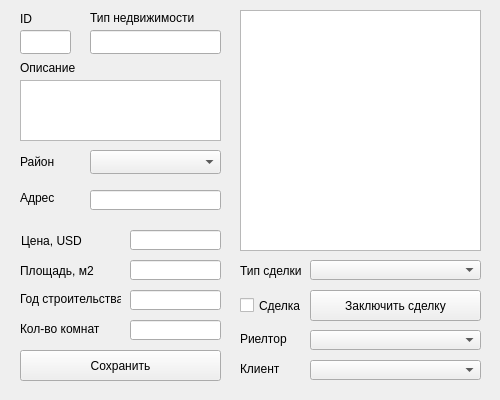
<?xml version="1.0" encoding="UTF-8"?>
<ui version="4.0">
 <class>objectOverview</class>
 <widget class="QWidget" name="objectOverview">
  <property name="geometry">
   <rect>
    <x>0</x>
    <y>0</y>
    <width>500</width>
    <height>400</height>
   </rect>
  </property>
  <property name="windowTitle">
   <string>Form</string>
  </property>
  <widget class="QLabel" name="label">
   <property name="geometry">
    <rect>
     <x>240</x>
     <y>260</y>
     <width>71</width>
     <height>21</height>
    </rect>
   </property>
   <property name="text">
    <string>Тип сделки</string>
   </property>
  </widget>
  <widget class="QComboBox" name="comboBox_deal">
   <property name="geometry">
    <rect>
     <x>310</x>
     <y>260</y>
     <width>171</width>
     <height>20</height>
    </rect>
   </property>
   <property name="placeholderText">
    <string>Выберите</string>
   </property>
  </widget>
  <widget class="QLabel" name="label_2">
   <property name="geometry">
    <rect>
     <x>20</x>
     <y>60</y>
     <width>61</width>
     <height>16</height>
    </rect>
   </property>
   <property name="text">
    <string>Описание</string>
   </property>
  </widget>
  <widget class="QPlainTextEdit" name="plainTextEdit_description">
   <property name="geometry">
    <rect>
     <x>20</x>
     <y>80</y>
     <width>201</width>
     <height>61</height>
    </rect>
   </property>
  </widget>
  <widget class="QTableView" name="tableView_extended">
   <property name="geometry">
    <rect>
     <x>240</x>
     <y>10</y>
     <width>241</width>
     <height>241</height>
    </rect>
   </property>
  </widget>
  <widget class="QLabel" name="label_3">
   <property name="geometry">
    <rect>
     <x>20</x>
     <y>190</y>
     <width>41</width>
     <height>16</height>
    </rect>
   </property>
   <property name="text">
    <string>Адрес</string>
   </property>
  </widget>
  <widget class="QLineEdit" name="lineEdit_address">
   <property name="geometry">
    <rect>
     <x>90</x>
     <y>190</y>
     <width>131</width>
     <height>20</height>
    </rect>
   </property>
  </widget>
  <widget class="QLabel" name="label_4">
   <property name="geometry">
    <rect>
     <x>20</x>
     <y>154</y>
     <width>41</width>
     <height>16</height>
    </rect>
   </property>
   <property name="text">
    <string>Район</string>
   </property>
  </widget>
  <widget class="QComboBox" name="comboBox_district">
   <property name="geometry">
    <rect>
     <x>90</x>
     <y>150</y>
     <width>131</width>
     <height>24</height>
    </rect>
   </property>
  </widget>
  <widget class="QLabel" name="label_5">
   <property name="geometry">
    <rect>
     <x>90</x>
     <y>10</y>
     <width>111</width>
     <height>16</height>
    </rect>
   </property>
   <property name="text">
    <string>Тип недвижимости</string>
   </property>
  </widget>
  <widget class="QLineEdit" name="lineEdit_ID">
   <property name="geometry">
    <rect>
     <x>20</x>
     <y>30</y>
     <width>51</width>
     <height>24</height>
    </rect>
   </property>
  </widget>
  <widget class="QLabel" name="label_6">
   <property name="geometry">
    <rect>
     <x>20</x>
     <y>10</y>
     <width>16</width>
     <height>17</height>
    </rect>
   </property>
   <property name="text">
    <string>ID</string>
   </property>
  </widget>
  <widget class="QLabel" name="label_7">
   <property name="geometry">
    <rect>
     <x>21</x>
     <y>225</y>
     <width>61</width>
     <height>31</height>
    </rect>
   </property>
   <property name="text">
    <string>Цена, USD</string>
   </property>
  </widget>
  <widget class="QLineEdit" name="lineEdit_price">
   <property name="geometry">
    <rect>
     <x>130</x>
     <y>230</y>
     <width>91</width>
     <height>20</height>
    </rect>
   </property>
  </widget>
  <widget class="QLabel" name="label_8">
   <property name="geometry">
    <rect>
     <x>240</x>
     <y>330</y>
     <width>51</width>
     <height>17</height>
    </rect>
   </property>
   <property name="text">
    <string>Риелтор</string>
   </property>
  </widget>
  <widget class="QComboBox" name="comboBox_rieltor">
   <property name="geometry">
    <rect>
     <x>310</x>
     <y>330</y>
     <width>171</width>
     <height>20</height>
    </rect>
   </property>
   <property name="placeholderText">
    <string>Выберите</string>
   </property>
  </widget>
  <widget class="QLabel" name="label_9">
   <property name="geometry">
    <rect>
     <x>20</x>
     <y>255</y>
     <width>81</width>
     <height>31</height>
    </rect>
   </property>
   <property name="text">
    <string>Площадь, м2</string>
   </property>
  </widget>
  <widget class="QLineEdit" name="lineEdit_square">
   <property name="geometry">
    <rect>
     <x>130</x>
     <y>260</y>
     <width>91</width>
     <height>20</height>
    </rect>
   </property>
  </widget>
  <widget class="QLineEdit" name="lineEdit_floor_amount">
   <property name="geometry">
    <rect>
     <x>130</x>
     <y>320</y>
     <width>91</width>
     <height>20</height>
    </rect>
   </property>
   <property name="text">
    <string/>
   </property>
  </widget>
  <widget class="QLabel" name="label_10">
   <property name="geometry">
    <rect>
     <x>20</x>
     <y>320</y>
     <width>91</width>
     <height>17</height>
    </rect>
   </property>
   <property name="text">
    <string>Кол-во комнат</string>
   </property>
  </widget>
  <widget class="QLineEdit" name="lineEdit_year">
   <property name="geometry">
    <rect>
     <x>130</x>
     <y>290</y>
     <width>91</width>
     <height>20</height>
    </rect>
   </property>
   <property name="text">
    <string/>
   </property>
  </widget>
  <widget class="QLabel" name="label_11">
   <property name="geometry">
    <rect>
     <x>20</x>
     <y>290</y>
     <width>101</width>
     <height>17</height>
    </rect>
   </property>
   <property name="text">
    <string>Год строительства</string>
   </property>
  </widget>
  <widget class="QComboBox" name="comboBox_client">
   <property name="geometry">
    <rect>
     <x>310</x>
     <y>360</y>
     <width>171</width>
     <height>20</height>
    </rect>
   </property>
   <property name="placeholderText">
    <string>Выберите</string>
   </property>
  </widget>
  <widget class="QLabel" name="label_12">
   <property name="geometry">
    <rect>
     <x>240</x>
     <y>360</y>
     <width>41</width>
     <height>17</height>
    </rect>
   </property>
   <property name="text">
    <string>Клиент</string>
   </property>
  </widget>
  <widget class="QPushButton" name="pushButton_save">
   <property name="geometry">
    <rect>
     <x>20</x>
     <y>350</y>
     <width>201</width>
     <height>31</height>
    </rect>
   </property>
   <property name="text">
    <string>Cохранить</string>
   </property>
  </widget>
  <widget class="QPushButton" name="pushButton_deal">
   <property name="geometry">
    <rect>
     <x>310</x>
     <y>290</y>
     <width>171</width>
     <height>31</height>
    </rect>
   </property>
   <property name="text">
    <string>Заключить сделку</string>
   </property>
  </widget>
  <widget class="QLineEdit" name="lineEdit_type">
   <property name="geometry">
    <rect>
     <x>90</x>
     <y>30</y>
     <width>131</width>
     <height>24</height>
    </rect>
   </property>
  </widget>
  <widget class="QCheckBox" name="checkBox_deal">
   <property name="geometry">
    <rect>
     <x>240</x>
     <y>290</y>
     <width>77</width>
     <height>31</height>
    </rect>
   </property>
   <property name="text">
    <string>Сделка</string>
   </property>
  </widget>
 </widget>
 <resources/>
 <connections/>
</ui>
